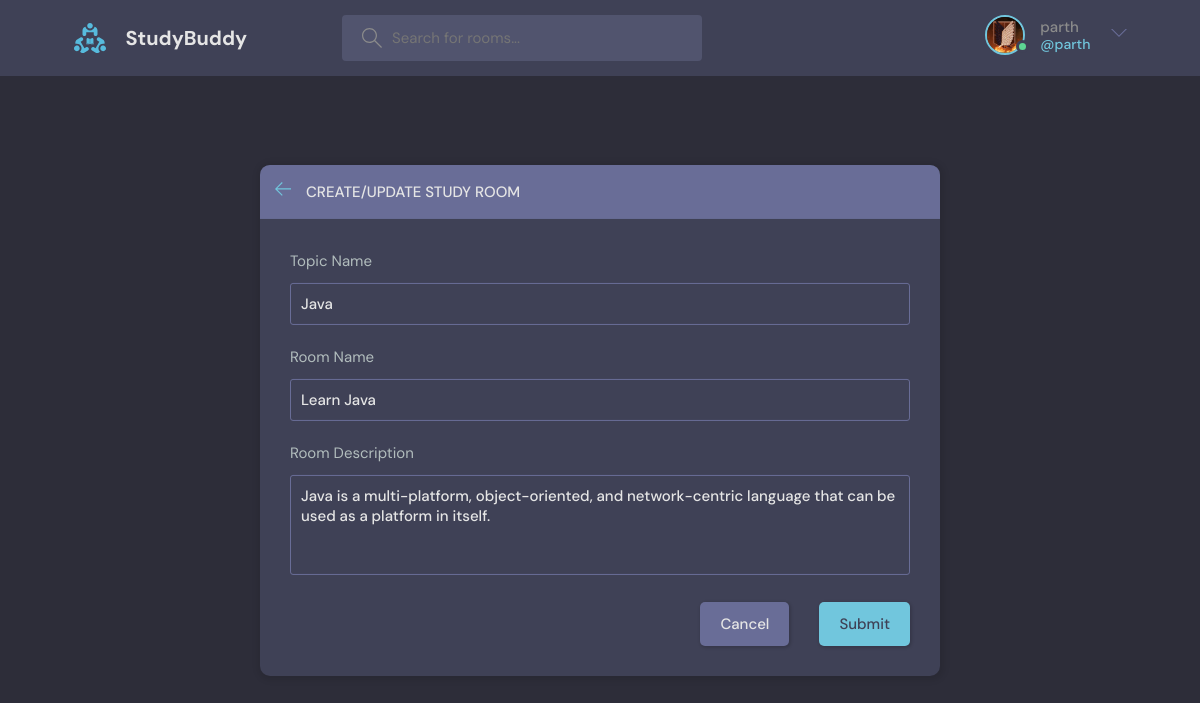
Page /update-room/2/ (signed in) on the committed database.
### base/models.py (models this page shows, shortened)
class User(AbstractUser):
    name=models.CharField(max_length=200, null=True)
    email=models.EmailField(unique=True, null=True)
    bio=models.TextField(null=True)
    avatar= models.ImageField(null=True, default='avatar.svg')
    USERNAME_FIELD='email'
    REQUIRED_FIELDS=[]

class Room(models.Model):
    host=models.ForeignKey(User, on_delete=models.SET_NULL, null=True)
    topic=models.ForeignKey(Topic, on_delete=models.SET_NULL, null=True)
    name=models.CharField(max_length=200)
    description=models.TextField(null=True, blank=True)
    participants= models.ManyToManyField(User, related_name='participants', blank=True, null=True)
    updated=models.DateTimeField(auto_now=True)
    created=models.DateTimeField(auto_now_add=True)
    class Meta:
        ordering=['-updated','-created']

class Topic(models.Model):
    name=models.CharField(max_length=100)

### base/views.py (the view, shortened to what this page needs)
# urls.py: path('update-room/<str:pk>/', views.updateRoom, name='update-room'),
@login_required(login_url='/login')
def updateRoom(request,pk):
    room= Room.objects.get(id=pk)
    form= RoomForm(instance=room)
    topics=Topic.objects.all()
    context={'form':form, 'topics':topics, 'room':room}
    return render(request, 'base/room_form.html',context)

### base/forms.py
class RoomForm(ModelForm):
    class Meta:
        model= Room
        fields= '__all__'
        exclude=['host', 'participants']

### base/templates/base/room_form.html (shortened to what this page needs)
{% extends 'main.html' %}
{% block content %}
  <main class="create-room layout">
    <div class="container">
      <div class="layout__box">
        <div class="layout__boxHeader">
          <div class="layout__boxTitle">
            <a href="{% url 'home' %}">
              <svg version="1.1" xmlns="http://www.w3.org/2000/svg" width="32" height="32" viewBox="0 0 32 32">
                <title>arrow-left</title>
                <path
                  d="M13.723 2.286l-13.723 13.714 13.719 13.714 1.616-1.611-10.96-10.96h27.625v-2.286h-27.625l10.965-10.965-1.616-1.607z">
                </path>
              </svg>
            </a>
            <h3>Create/Update Study Room</h3>
          </div>
        </div>
        <div class="layout__body">
          <form class="form" action="#" method='POST'>
            <div class="form__group">
              <label for="room_topic">Topic Name</label>
              <input required type="text" value="{{room.topic.name}}" id="room_topic" list="topic-list" name='topic'/>
            </div>
            <div class="form__group">
              <label for="room_name">Room Name</label>
              {{form.name}}
            </div>
            <div class="form__group">
              <label for="room_desc">Room Description</label>
              {{form.description}}
            </div>
            <div class="form__action">
              <a class="btn btn--dark" href="index.html">Cancel</a>
              <button class="btn btn--main" type="submit">Submit</button>
            </div>
          </form>
        </div>
      </div>
    </div>
  </main>
{% endblock content %}

### templates/navbar.html (shortened to what this page needs)
{% load static %}
<header class="header header--loggedIn">
    <div class="container">
      <a href="{% url 'home' %}" class="header__logo">
        <img src="{% static 'images/logo.svg' %}" />
        <h1>StudyBuddy</h1>
      </a>
      <form class="header__search" method='GET' action="{% url 'home' %}">
        <label>
          <input type='text' name='q' placeholder="Search for rooms..." />
        </label>
      </form>
      <nav class="header__menu">
        {% if request.user.is_authenticated %}
        <div class="header__user">
          <a href="{% url 'profile' request.user.id %}">
            <div class="avatar avatar--medium active">
              <img src="{{request.user.avatar.url}}" />
            </div>
            <p>{{request.user.username}}<span>@{{request.user.username}}</span></p>
          </a>
          <button class="dropdown-button">
            <svg version="1.1" xmlns="http://www.w3.org/2000/svg" width="32" height="32" viewBox="0 0 32 32">
              <title>chevron-down</title>
              <path d="M16 21l-13-13h-3l16 16 16-16h-3l-13 13z"></path>
            </svg>
          </button>
        </div>
        {% else %}
        <a href="{% url 'login' %}">
          <img src="{% static 'images/avatar.svg' %}" />
          <p>Login</p>
        </a>
        {% endif %}
      </nav>
    </div>
  </header>

### rows in the picture
User: user.avatar (picture), user.username "parth"
Room: topic "Java", name "Learn Java", description "Java is a multi-platform, object-oriented, and network-centric language that can be used as a platform in itself."
